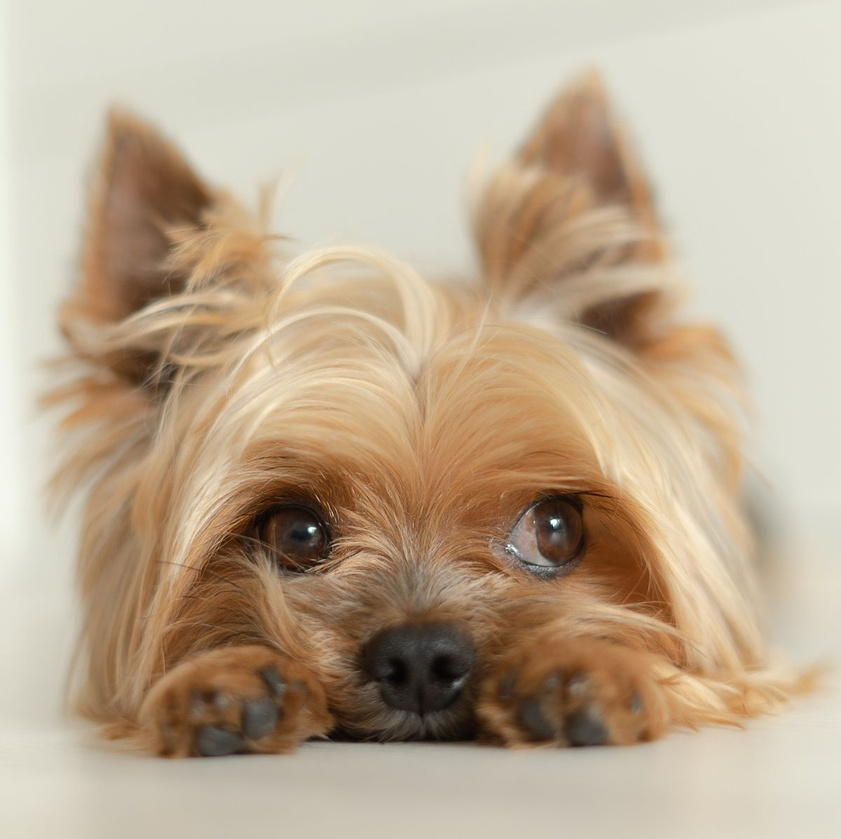
#> input picture Photos/dog.jpg, 841 x 839 px, shrunk from 1200 x 1197 before the run
$ python Histogram.py
#> lines starting #> are read from the running program, lines starting #| are printed output that depends on the picture
import cv2
import numpy as np
import matplotlib.pyplot as plt

def plot_histogram(image):
    # Calculate histogram
    hist = cv2.calcHist([image], [0], None, [256], [0, 256])

    # Plot histogram
    plt.plot(hist, color='gray')
    plt.xlabel('Pixel Intensity')
    plt.ylabel('Frequency')
    plt.title('Histogram')
    plt.grid(True)
    plt.show()

# Load an example image
image_path = 'Photos/dog.jpg'
original_image = cv2.imread(image_path, cv2.IMREAD_GRAYSCALE)
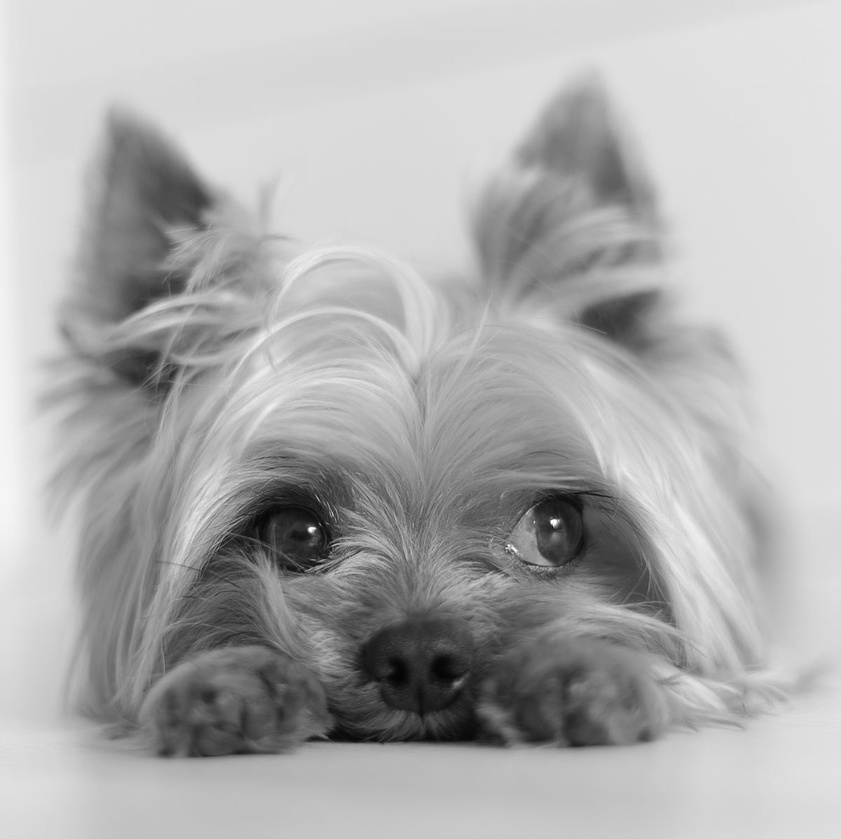
#> original_image: shape (839, 841); min 3, max 255, mean 173.7

# Display the original image
plt.imshow(original_image, cmap='gray')
plt.title('Original Image')
plt.show()

# Plot histogram for the original image
plot_histogram(original_image)
#> in plot_histogram, `hist = cv2.calcHist([image], [0], None, [256], [0, 256])`: hist = 256 values, max 29670 at index 223, min 0 at index 0, mean 2756.2
#> in plot_histogram, `plt.show()`:
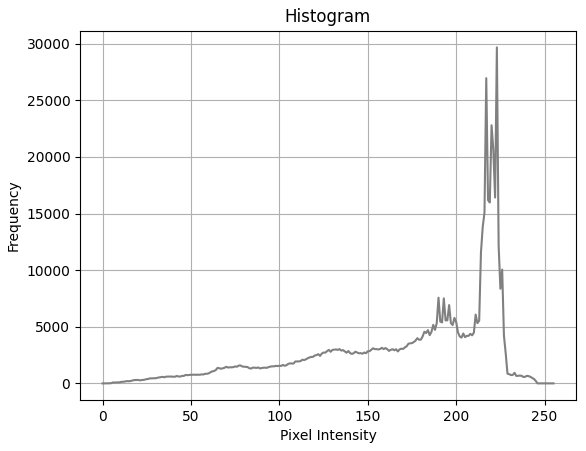
#> figure drawn by matplotlib, 1 panel; curve peaks at x = 223, y = 29670
